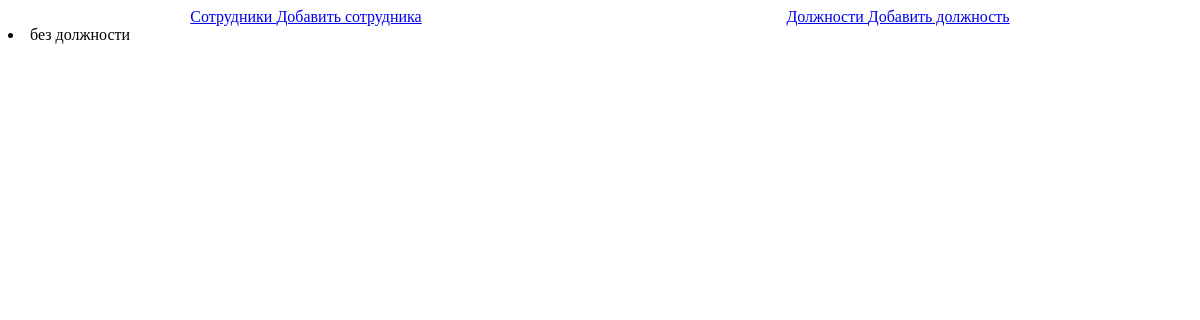
The app's page /professions, older data.
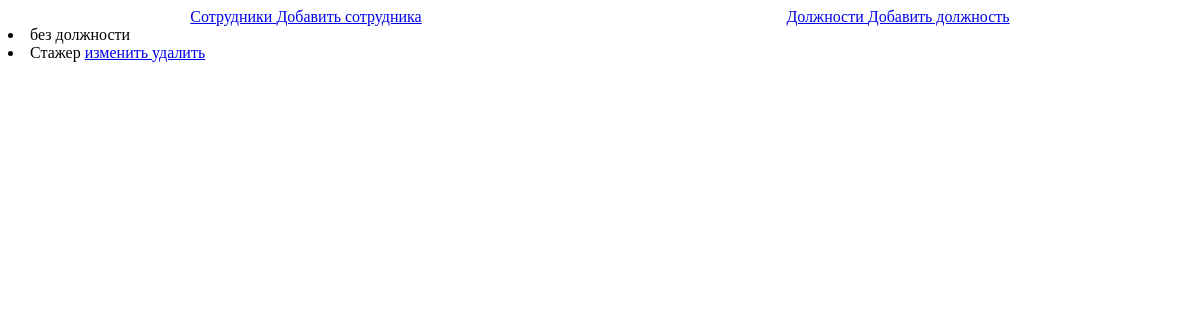
The same page, newer data.
### baseapp/models.py (models this page shows)
class Professions(models.Model):
    tittle = models.CharField(max_length=20, unique=True, default='без должности')
    objects = ProfessionsManager()
    class Meta:
        db_table = 'professions'
        verbose_name = 'Должность'
        verbose_name_plural = 'Должности'
    def __str__(self):
        return f"{self.tittle}"

### baseapp/views.py (the view)
# urls.py: path('professions', views.professions, name='professions'),
def professions(request):
    professions = Professions.objects.all()
    context = {'professions': professions}
    return render(request, 'baseapp/professions.html', context)

### baseapp/templates/baseapp/professions.html
{% extends "baseapp/base.html" %}
{% block content%}
{% for profession in professions %}
    <li>
        {{profession}}
        {% if not profession.tittle == "без должности" %}
            <a href="{% url 'baseapp:profession' profession.id%}"> изменить </a>
            <a href="{% url 'baseapp:del_profession' profession.id%}"> удалить </a>
        {% endif %}
    </li>
{% endfor %}
{% endblock content%}

Row changes from the older to the newer data that the page shows:
added Professions: tittle "Стажер", shows "изменить"
